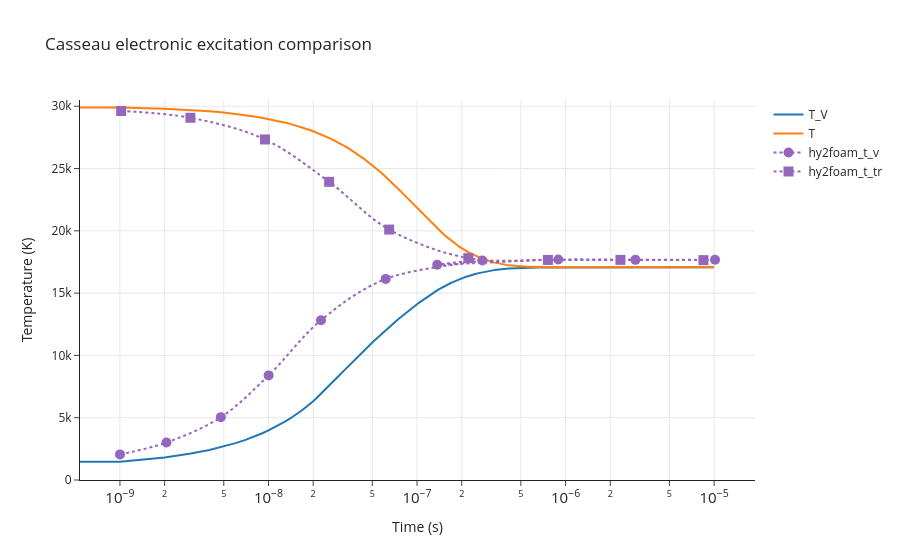

Notebook code cell kept with this figure:
### Code cell
make_temperature_reference_plot(
    result=electronic_result,
    reference_csv=RESULTS_DIR / 'casseau_figure_3_2.csv',
    title='Casseau electronic excitation comparison',
    yaxis_range=[0, 30500],
    T_eq=7623.3,
)

### Figure 1 — Plotly figure (JSON) as saved in the notebook; plotly's stock layout.template omitted (floating-point values rounded to 4 significant figures; data arrays with more than 128 entries replaced by an {"elided": "..."} marker saying what was removed)
{"data": [{"mode": "lines", "name": "T_V", "type": "scatter", "x": {"elided": "10001 float values"}, "y": {"elided": "10001 float values"}}, {"mode": "lines", "name": "T", "type": "scatter", "x": {"elided": "10001 float values"}, "y": {"elided": "10001 float values"}}, {"line": {"dash": "dot", "shape": "spline", "smoothing": 1}, "marker": {"color": "#9467bd", "size": 10, "symbol": "circle"}, "mode": "markers+lines", "name": "hy2foam_t_v", "type": "scatter", "x": [1.001e-09, 2.057e-09, 4.777e-09, 1.002e-08, 2.256e-08, 6.157e-08, 2.754e-07, 1.367e-07, 8.93e-07, 2.951e-06, 1.014e-05], "y": [2056.0, 3013.0, 5044.0, 8395.0, 12820.0, 16140.0, 17620.0, 17280.0, 17690.0, 17670.0, 17680.0]}, {"line": {"dash": "dot", "shape": "spline", "smoothing": 1}, "marker": {"color": "#9467bd", "size": 10, "symbol": "square"}, "mode": "markers+lines", "name": "hy2foam_t_tr", "type": "scatter", "x": [1.019e-09, 2.98e-09, 9.469e-09, 2.561e-08, 6.492e-08, 2.214e-07, 7.604e-07, 2.342e-06, 8.468e-06], "y": [29620.0, 29070.0, 27330.0, 23930.0, 20100.0, 17810.0, 17660.0, 17670.0, 17650.0]}], "layout": {"shapes": [{"line": {"color": "black", "dash": "dash"}, "type": "line", "x0": 0, "x1": 1, "xref": "x domain", "y0": 7623.0, "y1": 7623.0, "yref": "y"}], "title": {"text": "Casseau electronic excitation comparison"}, "xaxis": {"exponentformat": "power", "showexponent": "all", "showgrid": true, "title": {"text": "Time (s)"}, "type": "log"}, "yaxis": {"range": [0, 30500], "showgrid": true, "title": {"text": "Temperature (K)"}}}}
